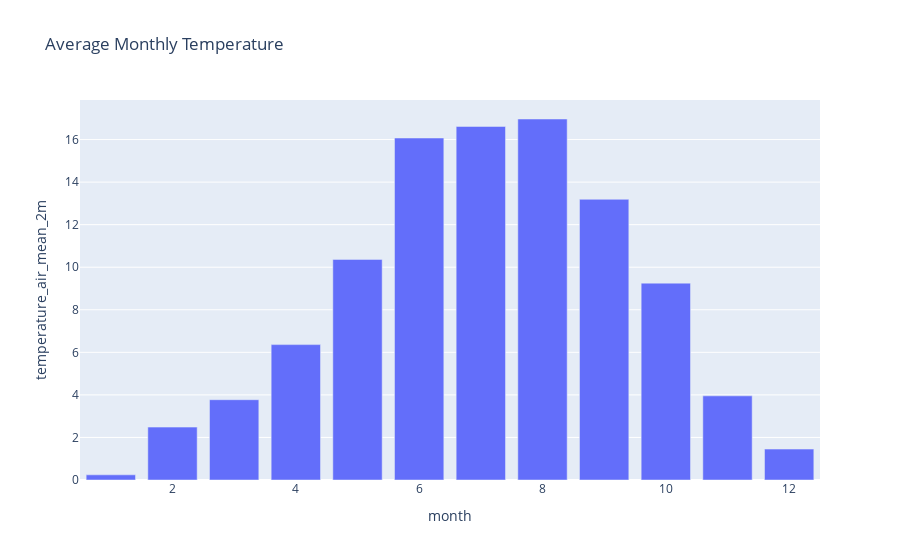

The cell this chart's notebook holds for it:
### Code cell
px.bar(monthly_temp, x="month", y="temperature_air_mean_2m", title="Average Monthly Temperature")

### Figure 1 — Plotly figure (JSON) as saved in the notebook; plotly's stock layout.template omitted (floating-point values rounded to 4 significant figures)
{"data": [{"hovertemplate": "month=%{x}<br>temperature_air_mean_2m=%{y}<extra></extra>", "legendgroup": "", "marker": {"color": "#636efa", "pattern": {"shape": ""}}, "name": "", "orientation": "v", "showlegend": false, "textposition": "auto", "type": "bar", "x": [1, 2, 3, 4, 5, 6, 7, 8, 9, 10, 11, 12], "xaxis": "x", "y": [0.2427, 2.485, 3.773, 6.363, 10.37, 16.07, 16.62, 16.97, 13.19, 9.252, 3.954, 1.453], "yaxis": "y"}], "layout": {"barmode": "relative", "legend": {"tracegroupgap": 0}, "title": {"text": "Average Monthly Temperature"}, "xaxis": {"anchor": "y", "domain": [0, 1], "title": {"text": "month"}}, "yaxis": {"anchor": "x", "domain": [0, 1], "title": {"text": "temperature_air_mean_2m"}}}}
